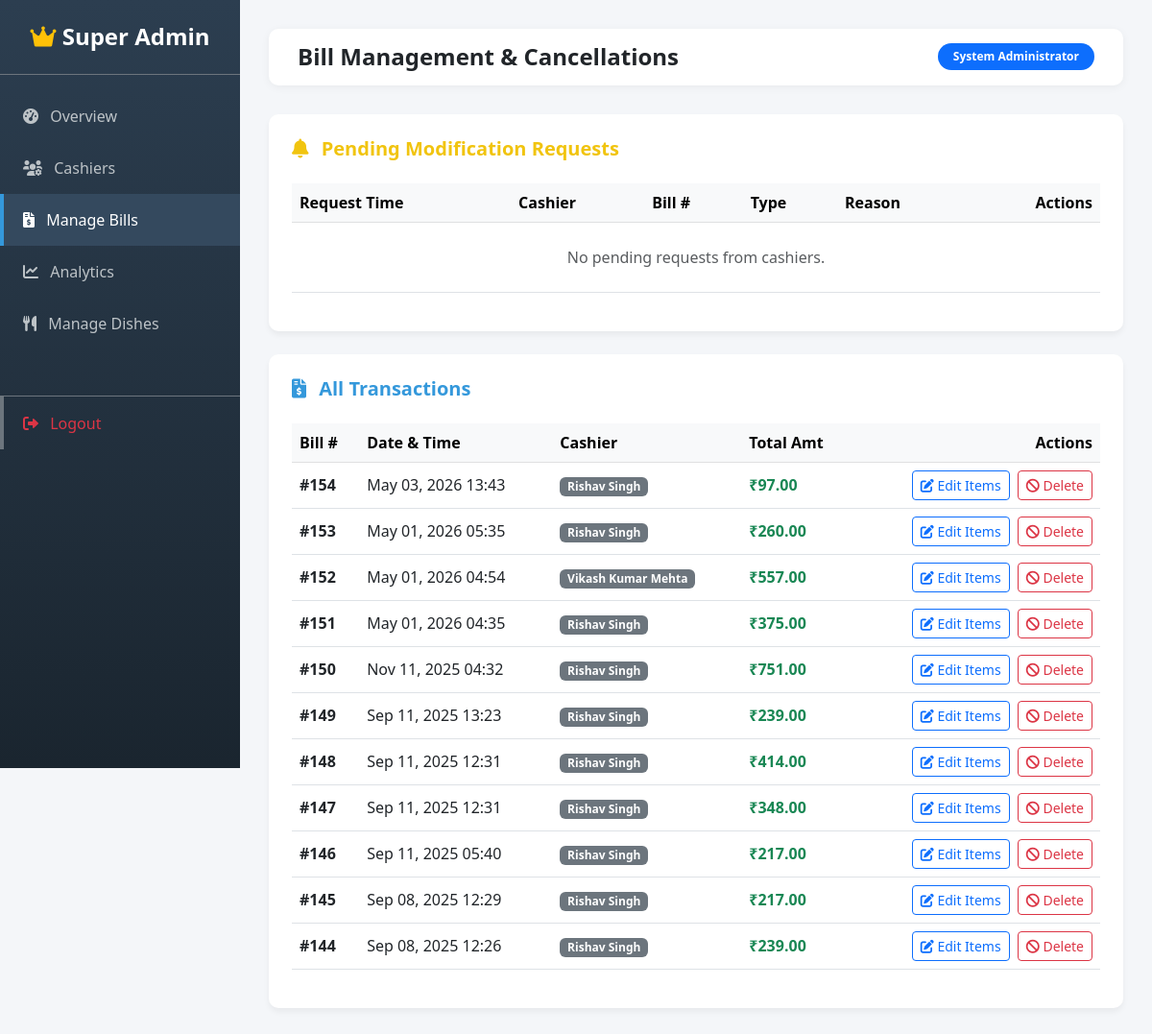
The page /admin_app/bills/ (signed in) on the database its author committed.
### Billing/models.py (models this page shows, shortened)
class Bill(models.Model):
    cashier_name = models.ForeignKey(Cashier, on_delete=models.SET_NULL, null=True, blank=True)
    subtotal = models.FloatField()
    taxAmt=models.FloatField(null=True , blank=True)
    bill_date = models.DateTimeField(auto_now_add=True)
    items = models.ManyToManyField(Dishes, through='BillItem')

class Cashier(models.Model):
    ch = [("Day","Day"), ("Night", "Night")]
    chashier_name = models.CharField(max_length=100)
    shift = models.CharField(choices=ch, max_length=50)
    email = models.EmailField(max_length=150, unique=True,null=False,blank=False )
    password = models.CharField(max_length=128, null=False, blank=False)

### Admin/views.py (the view)
# urls.py: path('bills/', views.manage_bills, name='manage_bills'),
@user_passes_test(is_super_admin, login_url='/admin/login/')
def manage_bills(request):
    bills = Bill.objects.all().order_by('-bill_date')
    pending_requests = ModificationRequest.objects.filter(status='Pending').order_by('-created_at')
    return render(request, 'admin_app/manage_bills.html', {'bills': bills, 'pending_requests': pending_requests})

### Admin/views.py (called while the page is built)
def is_super_admin(user):
    return user.is_superuser

### templates/admin_app/manage_bills.html (shortened to what this page needs)
{% extends "admin_app/base.html" %}
{% block header %}Bill Management & Cancellations{% endblock %}
{% block content %}
<div class="card admin-card p-4 mb-4">
    <div class="d-flex justify-content-between align-items-center mb-4">
        <h5 class="mb-0 fw-bold theme-warning"><i class="fas fa-bell me-2"></i> Pending Modification Requests</h5>
    </div>
    <div class="table-responsive">
        <table class="table table-hover align-middle">
            <thead class="table-light">
                <tr>
                    <th>Request Time</th>
                    <th>Cashier</th>
                    <th>Bill #</th>
                    <th>Type</th>
                    <th>Reason</th>
                    <th class="text-end">Actions</th>
                </tr>
            </thead>
            <tbody>
                {% for req in pending_requests %}
                <tr>
                    <td>{{ req.created_at|date:"M d, H:i" }}</td>
                    <td><strong>{{ req.cashier.chashier_name }}</strong></td>
                    <td><span class="badge bg-secondary">#{{ req.bill.id }}</span></td>
                    <td>
                        {% if req.request_type == 'Delete' %}
                        <span class="badge bg-danger">Delete</span>
                        {% else %}
                        <span class="badge bg-warning text-dark">Modify</span>
                        {% endif %}
                    </td>
                    <td><small class="text-muted">{{ req.reason }}</small></td>
                    <td class="text-end">
                        <a href="{% url 'handle_request' req.id 'approve' %}" class="btn btn-sm btn-success me-1">Approve</a>
                        <a href="{% url 'handle_request' req.id 'reject' %}" class="btn btn-sm btn-danger">Reject</a>
                    </td>
                </tr>
                {% empty %}
                <tr>
                    <td colspan="6" class="text-center py-4 text-muted">No pending requests from cashiers.</td>
                </tr>
                {% endfor %}
            </tbody>
        </table>
    </div>
</div>
<div class="card admin-card p-4">
    <div class="d-flex justify-content-between align-items-center mb-4">
        <h5 class="mb-0 fw-bold theme-primary"><i class="fas fa-file-invoice-dollar me-2"></i> All Transactions</h5>
    </div>
    <div class="table-responsive">
        <table class="table table-hover align-middle">
            <thead class="table-light">
                <tr>
                    <th>Bill #</th>
                    <th>Date & Time</th>
                    <th>Cashier</th>
                    <th>Total Amt</th>
                    <th class="text-end">Actions</th>
                </tr>
            </thead>
            <tbody>
                {% for bill in bills %}
                <tr>
                    <td><strong>#{{ bill.id }}</strong></td>
                    <td>{{ bill.bill_date|date:"M d, Y H:i" }}</td>
                    <td><span class="badge bg-secondary">{{ bill.cashier_name.chashier_name|default:"Unknown" }}</span></td>
                    <td class="text-success fw-bold">₹{{ bill.subtotal|add:bill.taxAmt|floatformat:2 }}</td>
                    <td class="text-end">
                        <a href="{% url 'edit_bill' bill.id %}" class="btn btn-sm btn-outline-primary me-1">
                            <i class="fas fa-edit"></i> Edit Items
                        </a>
                        <a href="{% url 'delete_bill' bill.id %}" class="btn btn-sm btn-outline-danger">
                            <i class="fas fa-ban"></i> Delete
                        </a>
                    </td>
                </tr>
                {% empty %}
                <tr>
                    <td colspan="5" class="text-center py-5 text-muted">No bills generated yet.</td>
                </tr>
                {% endfor %}
            </tbody>
        </table>
    </div>
</div>
{% endblock %}

### templates/admin_app/base.html (style rules this page uses)
body { background-color: #f4f6f9; font-family: 'Segoe UI', Tahoma, Geneva, Verdana, sans-serif; color: #333; }
.admin-card { border: none; border-radius: 10px; box-shadow: 0 4px 6px rgba(0,0,0,0.05); transition: transform 0.3s; }
.theme-primary { color: #3498db; }
.theme-warning { color: #f1c40f; }

### rows shown on the page
Bill: id "154", bill_date "May 03, 2026 13:43", cashier_name.chashier_name "Rishav Singh", subtotal|add "97.00"
Bill: id "153", bill_date "May 01, 2026 05:35", cashier_name.chashier_name "Rishav Singh", subtotal|add "260.00"
Bill: id "152", bill_date "May 01, 2026 04:54", cashier_name.chashier_name "Vikash Kumar Mehta", subtotal|add "557.00"
Bill: id "151", bill_date "May 01, 2026 04:35", cashier_name.chashier_name "Rishav Singh", subtotal|add "375.00"
Bill: id "150", bill_date "Nov 11, 2025 04:32", cashier_name.chashier_name "Rishav Singh", subtotal|add "751.00"
Bill: id "149", bill_date "Sep 11, 2025 13:23", cashier_name.chashier_name "Rishav Singh", subtotal|add "239.00"
Bill: id "148", bill_date "Sep 11, 2025 12:31", cashier_name.chashier_name "Rishav Singh", subtotal|add "414.00"
Bill: id "147", bill_date "Sep 11, 2025 12:31", cashier_name.chashier_name "Rishav Singh", subtotal|add "348.00"
Bill: id "146", bill_date "Sep 11, 2025 05:40", cashier_name.chashier_name "Rishav Singh", subtotal|add "217.00"
Bill: id "145", bill_date "Sep 08, 2025 12:29", cashier_name.chashier_name "Rishav Singh", subtotal|add "217.00"
Bill: id "144", bill_date "Sep 08, 2025 12:26", cashier_name.chashier_name "Rishav Singh", subtotal|add "239.00"
